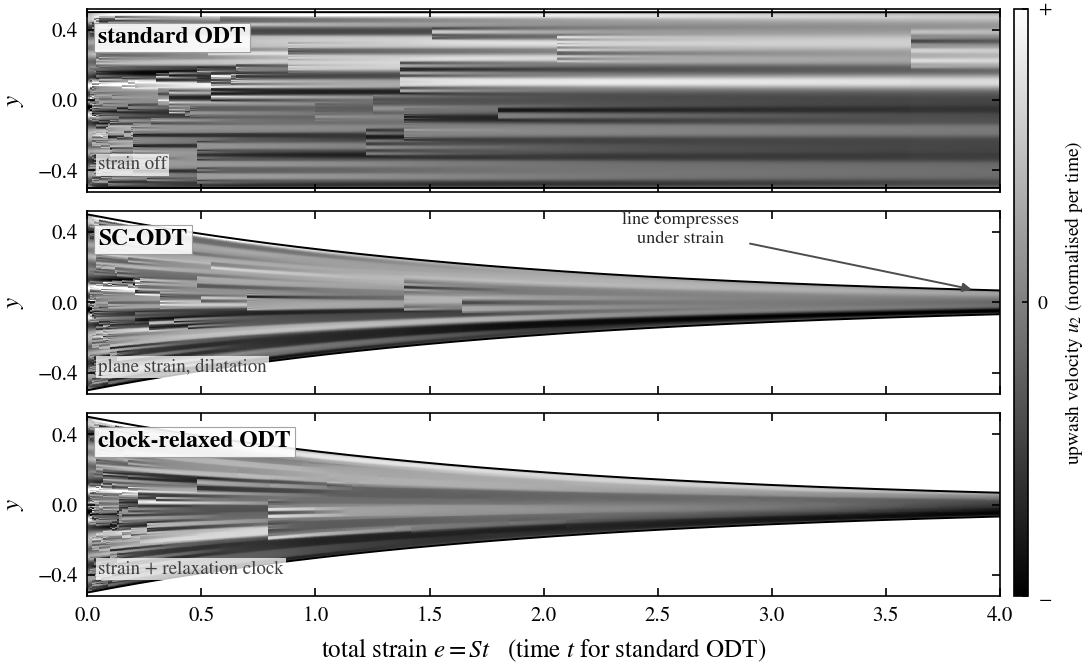

Source code (Python):
#!/usr/bin/env python3
"""Space-time propagation of the ODT line for three model variants, from
real single-realization runs (same seed 22, same initial field, eddies on;
caro job 4461723, reduced to hero_lines.npz):

  standard ODT        -- strain off: homogeneous turbulence, full-width line
  SC-ODT              -- plane strain + dilatation: the line compresses ~7x
  clock-relaxed ODT   -- SC-ODT plus the independent relaxation clock

Each strip is the upwash velocity along the line against time; the field is
normalised per time so the eddy structure stays visible as the fluctuations
decay, and the black envelope is the physical line half-width (the
compression under strain).

  python fig_hero_lines.py           monochrome (paper)
  python fig_hero_lines.py --color   colour (proposals)
"""
import os
import sys

import numpy as np

HERE = os.path.dirname(os.path.abspath(__file__))
sys.path.insert(0, HERE)
from figstyle_jfm import FULL, plt, save  # noqa: E402
import matplotlib.colors as mcolors       # noqa: E402

COLOR = "--color" in sys.argv
COMP = "V"          # upwash u2 (V); "U" streamwise, "W" spanwise
D = np.load(os.path.join(HERE, "hero_lines.npz"))
yg = D["yg"]

CASES = [("hero_std", "standard ODT", "strain off"),
         ("hero_scodt", "SC-ODT", "plane strain, dilatation"),
         ("hero_clock", "clock-relaxed ODT", "strain + relaxation clock")]

CMAP = "RdBu_r" if COLOR else "gray"


def colnorm(A):
    s = np.nanstd(A, axis=0, keepdims=True)
    s[s == 0] = np.nan
    return A / s


def main():
    n = len(CASES)
    h = 0.92 * n + 0.6
    fig, axs = plt.subplots(n, 1, figsize=(FULL, h), sharex=True)
    cmap = plt.get_cmap(CMAP).copy()
    cmap.set_bad(color=(1, 1, 1, 0))          # outside the line: transparent
    vlim = 2.6
    for ax, (key, name, sub) in zip(axs, CASES):
        t = D["t_" + key]
        yh = D["yh_" + key]
        F = colnorm(D[COMP + "_" + key])       # (Ny, Nt)
        te = np.append(t, 2 * t[-1] - t[-2])   # cell edges in time
        ye = np.append(yg, 2 * yg[-1] - yg[-2])
        pcm = ax.pcolormesh(te, ye, np.ma.masked_invalid(F), cmap=cmap,
                            vmin=-vlim, vmax=vlim, rasterized=True,
                            shading="flat")
        # physical line envelope (the compression under strain)
        ax.plot(t, yh, color="k", lw=0.7)
        ax.plot(t, -yh, color="k", lw=0.7)
        ax.set_ylim(-0.52, 0.52)
        ax.set_xlim(t[0], t[-1])
        ax.set_yticks([-0.4, 0, 0.4])
        ax.set_ylabel(r"$y$")
        ax.text(0.012, 0.9, name, transform=ax.transAxes, va="top",
                ha="left", fontsize=8.5, fontweight="bold",
                bbox=dict(boxstyle="square,pad=0.18", fc="white",
                          ec="0.6", lw=0.4, alpha=0.9))
        ax.text(0.012, 0.10, sub, transform=ax.transAxes, va="bottom",
                ha="left", fontsize=6.8, color="0.25",
                bbox=dict(boxstyle="square,pad=0.12", fc="white",
                          ec="none", alpha=0.75))
    # compression annotation on the SC-ODT strip
    axs[1].annotate("line compresses\nunder strain",
                    xy=(3.9, D["yh_hero_scodt"][-1]), xytext=(2.6, 0.34),
                    fontsize=6.6, ha="center", color="0.15",
                    arrowprops=dict(arrowstyle="-|>", color="0.3", lw=0.7))
    axs[-1].set_xlabel(r"total strain $e=St$   (time $t$ for standard ODT)")
    fig.tight_layout(pad=0.4, h_pad=0.5)
    cb = fig.colorbar(pcm, ax=list(axs), location="right", fraction=0.022,
                      pad=0.015, aspect=42, ticks=[-vlim, 0, vlim])
    cb.set_label(r"upwash velocity $u_2$ (normalised per time)", fontsize=7)
    cb.ax.set_yticklabels([r"$-$", "0", r"$+$"])
    cb.ax.tick_params(labelsize=7, length=2)
    save(fig, os.path.join(HERE, "fig_hero_lines_color" if COLOR
                           else "fig_hero_lines"))


if __name__ == "__main__":
    main()
